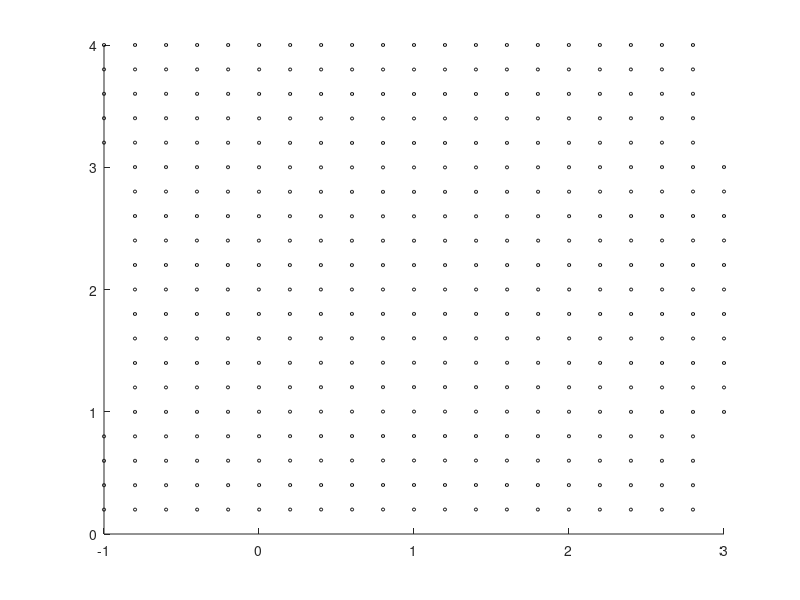

Here is the MATLAB script that generated this plot:
clc
clear;
close all;
format long;
tic

%% ~~~~~~~~~~~~~~~~~~~~~~~ particle much denser than the surrounding fluid ~~~~~~~~~~~~~~~~~~~~~~~

St=0.001; % [0.001 0.5 10]
rc=1; %kg/m3 ,density of carrier phase (flow)
rd=10; % kg/m3 density of dispersed phase
Dp=10^(-3);
rp=Dp/2;
mp=rd*pi/6*Dp^3;
mf=1;
Uo=1;
mc=10^(-3); % dynamic viscosity of carrier phase (air)
g=9.81; %gravity
a=0.63661977236; %*(pi/2);
R=mf/(mp+mf/2);

%% Topology

N=20;                   % Number of particles in each row/line
time = 1;

XMIN=-1;
XMAX=3;
YMIN=0;
YMAX=4;

dx=(XMAX-XMIN)/N;
dy=(YMAX-YMIN)/N;


% Initializing needed matrices
x1 = zeros(N,N);
x2 = zeros(N,N);

u1 = zeros(N,N);
u2 = zeros(N,N);

V1 = zeros(N,N);
V2 = zeros(N,N);


%% ~~~~~~~~~~~~~~~~~~~~~~ Equations of Motion ~~~~~~~~~~~~~~~~~~~~~~
for i=1:N
    for j=1:N
        % Calculating x1
        x1(i,j)= XMIN+j*dx;
        
        % Calculating X2
        x2(i,j)= YMIN+i*dy;

        % Calculating u1 and u2
        u1(i,j) = Uo*cos(x1(i,j)/a)*cos(x2(i,j)/a); % fluid velocity in x direction
        u2(i,j) = Uo*sin(x1(i,j)/a)*sin(x2(i,j)/a); % fluid velocity in y direction
    
        % Calculating V1 and V2
        V1(i,j) = u1(i,j);% particle velocity in x direction
        V2(i,j) = u2(i,j); % particle velocity in y direction
    end
end


%%

dt=0.001;
Rer1 = zeros(N,N);
Rer2 = zeros(N,N);

f1 = zeros(N,N);
f2 = zeros(N,N);

steady_state_x = zeros(N,N);
external_forces_x = zeros(N,N);
virual_mass_x = zeros(N,N);

steady_state_y = zeros(N,N);
external_forces_y = zeros(N,N);
virual_mass_y = zeros(N,N);

dV1 = zeros(N,N);
dV2 = zeros(N,N);

V1_new = zeros(N,N);
V2_new = zeros(N,N);

x1_new = zeros(N,N);
x2_new = zeros(N,N);


for t=1:time

    for i=1:N
        for j=1:N
            value1 = abs(u1(i,j)-V1(i,j))*Dp*rc/mc;
            value2 = abs(u2(i,j)-V2(i,j))*Dp*rc/mc;
            
            % First matrix
            if value1==0
                Rer1(i,j)=10^(-7);
            else 
                Rer1(i,j)=value1;
            end
            f1(i,j)= 1;%+0.15*Rer1(i,j).^0.687;

            % Second matrix
            if value2==0
                Rer2(i,j)=10^(-7);
            else 
                Rer1(i,j)=value1;
            end
            f2(i,j)= 1;

            % Calculating dv1
            tv = rd*Dp^2/(18*mc);
            steady_state_x(i,j) = 1/tv*(Uo*cos(x1(i,j)/a)*cos(x2(i,j)/a)-V1(i,j));
            external_forces_x(i,j) = -rc/rd*(Uo^2/a*cos(x1(i,j)/a)*sin(x1(i,j)/a));   
            virual_mass_x(i,j) = rc/rd*(-V1(i,j)/2*Uo/a*sin(x1(i,j)/a)*cos(x2(i,j)/a)-V2(i,j)/2*Uo/a*cos(x1(i,j)/a)*sin(x2(i,j)/a));

            dV1(i,j) = (1/(1+rc/rd))*(steady_state_x(i,j) + external_forces_x(i,j) + virual_mass_x(i,j))*dt;


            % Calculating dv2
            gravity=-g;
            steady_state_y(i,j) = 1/tv*(Uo*sin(x1(i,j)/a)*sin(x2(i,j)/a)-V2(i,j)/2);
            external_forces_y(i,j) = rc/rd*(Uo^2/a*cos(x2(i,j)/a)*sin(x2(i,j)/a)+g);
            virual_mass_y(i,j) = rc/rd*(V1(i,j)/2*Uo/a*cos(x1(i,j)/a)*sin(x2(i,j)/a) + V2(i,j)/2*Uo/a*sin(x1(i,j)/a)*cos(x2(i,j)/a));    

            dV2(i,j) = (1/(1+rc/rd))*(gravity+steady_state_y(i,j) + external_forces_y(i,j) + virual_mass_y(i,j))*dt;
        
            
            V1_new(i,j) = V1(i,j) + dV1(i,j);
            V2_new(i,j) = V2(i,j) + dV2(i,j);

            x1_new(i,j) = x1(i,j) + (V1(i,j) + V1_new(i,j))*dt/2;
            x2_new(i,j) = x2(i,j) + (V2(i,j) + V2_new(i,j))*dt/2;
    
        end
    end
    

    for i=1:N
        for j=1:N
            if x1_new(i,j)>XMAX
                x1_new(i,j)=XMIN + x1_new(i,j)-XMAX;
            elseif x1_new(i,j)<XMIN
                x1_new(i,j)=XMAX-abs(x1_new(i,j)-XMIN);
            end

            if x2_new(i,j)>YMAX
                x2_new(i,j)=YMIN + x2_new(i,j)-YMAX;
            elseif x2_new(i,j)<YMIN 
                x2_new(i,j)=YMAX-abs(x2_new(i,j)-YMIN);              
            end
        end
    end
  
    x1=x1_new;
    x2=x2_new;
    V1=V1_new;
    V2=V2_new;
    u1=Uo*cos(x1./a).*cos(x2./a); % fluid velocity in x direction
    u2=Uo*sin(x1./a).*sin(x2./a); % fluid velocity in y direction
  

    figure();
   
    for i=1:N
        for j=1:N
            hold on
            scatter(x1(i,j),x2(i,j),5,'k','o'); %Topology
            axis([XMIN XMAX YMIN YMAX]);
        end
    end
%     frame(t)=getframe(gcf);
%     disp("done with " + t)
end

toc